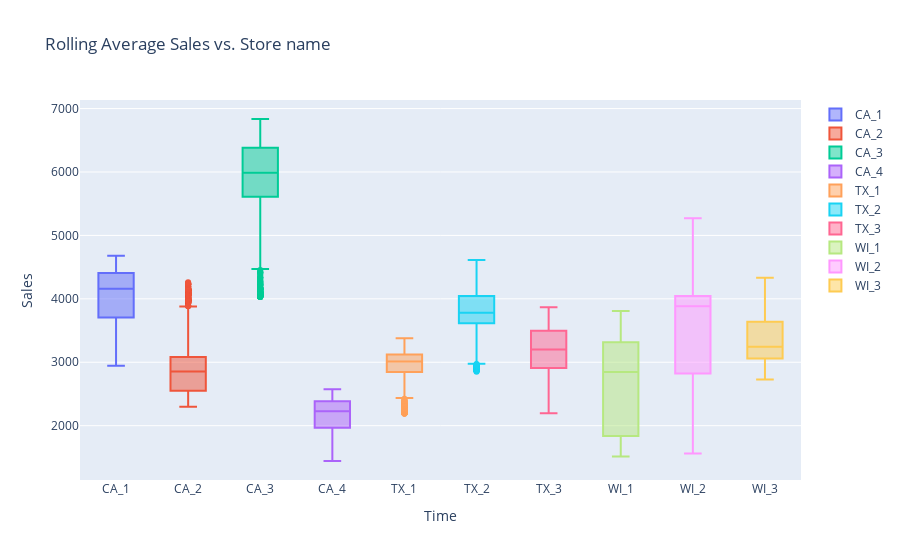

The notebook cell saved with this chart:
### Markdown cell above
<img src="https://i.imgur.com/YB551eX.png" width="600px">

### Code cell
fig = go.Figure()

for i, s in enumerate(store_list):
        store_items = [c for c in past_sales.columns if s in c]
        data = past_sales[store_items].sum(axis=1).rolling(90).mean()
        fig.add_trace(go.Box(x=[s]*len(data), y=data, name=s))
    
fig.update_layout(yaxis_title="Sales", xaxis_title="Time", title="Rolling Average Sales vs. Store name ")

### Figure 1 — Plotly figure (JSON) as saved in the notebook; plotly's stock layout.template omitted (floating-point values rounded to 4 significant figures; data arrays with more than 128 entries replaced by an {"elided": "..."} marker saying what was removed)
{"data": [{"name": "CA_1", "type": "box", "x": {"elided": "1913 str values"}, "y": {"elided": "1913 float values"}}, {"name": "CA_2", "type": "box", "x": {"elided": "1913 str values"}, "y": {"elided": "1913 float values"}}, {"name": "CA_3", "type": "box", "x": {"elided": "1913 str values"}, "y": {"elided": "1913 float values"}}, {"name": "CA_4", "type": "box", "x": {"elided": "1913 str values"}, "y": {"elided": "1913 float values"}}, {"name": "TX_1", "type": "box", "x": {"elided": "1913 str values"}, "y": {"elided": "1913 float values"}}, {"name": "TX_2", "type": "box", "x": {"elided": "1913 str values"}, "y": {"elided": "1913 float values"}}, {"name": "TX_3", "type": "box", "x": {"elided": "1913 str values"}, "y": {"elided": "1913 float values"}}, {"name": "WI_1", "type": "box", "x": {"elided": "1913 str values"}, "y": {"elided": "1913 float values"}}, {"name": "WI_2", "type": "box", "x": {"elided": "1913 str values"}, "y": {"elided": "1913 float values"}}, {"name": "WI_3", "type": "box", "x": {"elided": "1913 str values"}, "y": {"elided": "1913 float values"}}], "layout": {"title": {"text": "Rolling Average Sales vs. Store name "}, "xaxis": {"title": {"text": "Time"}}, "yaxis": {"title": {"text": "Sales"}}}}
